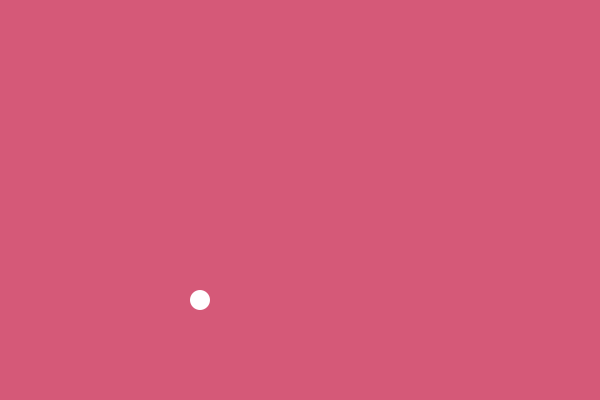
Frame 1 (no input)
Frame 60 (the mouse pressed at the canvas centre just before this capture): identical to frame 1, image omitted
Frame 120 (the mouse held since frame 60 and released just before this capture): identical to frame 1, image omitted

The Processing sketch that drew this single still picture (run headless with seeded random() and noise(); from frame 60 on, the mouse is pressed at the canvas centre):

// Processing sketch: Circle_Follow_Click
// ── Circle_Follow_Click.pde
PVector pos, velocity, target;
float speed = 3;
boolean isMoving = false;

void setup() {
  size(600, 400);
  noStroke();
  pos = new PVector( 200, 300 );
  velocity = new PVector();
  target = new PVector();
}
void draw() {
  background(213, 89, 120);
  fill(255);
  ellipse(pos.x, pos.y, 20, 20);

  if (isMoving == true) {
    velocity.x = target.x - pos.x;
    velocity.y = target.y - pos.y;
    velocity.normalize();
    velocity.mult(speed);
    pos.add(velocity);
    
    fill(0);
    ellipse(target.x, target.y, 5, 5);
    
    if (dist(pos.x, pos.y, target.x, target.y) < speed) {
      isMoving = false;
    }
  }
}

void mouseClicked() {
  println("click");
  target.x = mouseX;
  target.y = mouseY;
  isMoving = true;
}
